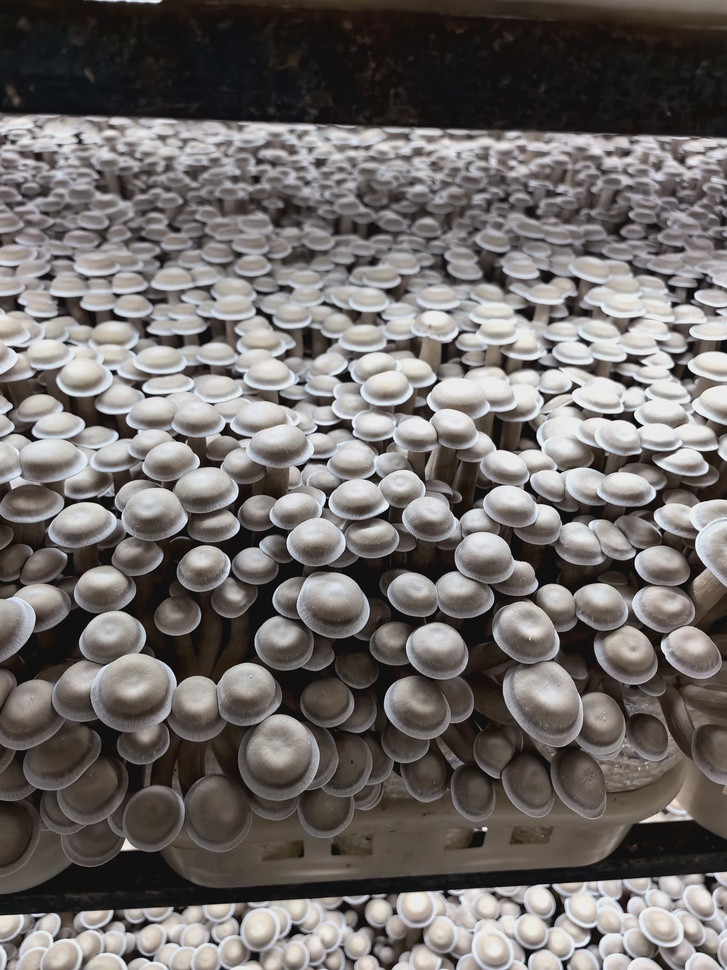
#> input picture data/m1.jpg, 727 x 970 px, shrunk from 3072 x 4096 before the run
$ python frame-stats.py ../../../data/m1.jpg
#> lines starting #> are read from the running program, lines starting #| are printed output that depends on the picture
"""把相机帧转成可判读的数字（模型读不了图时用；也可作为"相机还正常吗"的体检）。

## 这份分析能证明什么、不能证明什么（**别过度解读**）

- **能**：画面是"有结构的物体"还是"均匀背景"；有没有货架/框那种周期性格线；
  亮度是否落在相机工作区间（近黑/过曝都会让采图无效）；相机是否仍为黑白/红外（R≡G≡B）。
- **不能**：区分"有蘑菇"与"空托盘"——两者都有结构、都有横向格线。
  **"库房里有没有蘑菇"必须由人眼确认**，本脚本只回答"现在的画面长什么样"。

  2026-09-13 实测佐证这一点：滑块在原点（Y=0）与另一位置的两次抓帧，
  统计量几乎完全一致（均值 124.86 / 124.23，块间极差 67 / 66，横向周期 17.7× / 17.9×）
  ——**统计量分辨不出场景差异**，所以它不能当"有没有蘑菇"的判据。

用法：python3 frame-stats.py <图片路径> [<图片路径> ...]
"""

from __future__ import annotations

import sys
from pathlib import Path

import numpy as np
from PIL import Image


def block_means(gray: np.ndarray, rows: int = 6, cols: int = 8) -> np.ndarray:
    h, w = gray.shape
    out = np.zeros((rows, cols))
    for i in range(rows):
        for j in range(cols):
            tile = gray[i * h // rows:(i + 1) * h // rows, j * w // cols:(j + 1) * w // cols]
            out[i, j] = tile.mean()
    return out


def gradient_energy(gray: np.ndarray) -> float:
    """平均梯度幅值：结构越多（边缘越多）越大。均匀墙面会很低。"""
    gy, gx = np.gradient(gray.astype(np.float32))
    return float(np.hypot(gx, gy).mean())


def banding(gray: np.ndarray) -> tuple[float, str]:
    """横向格线的强度：货架/框的横档会在行均值序列里形成周期性起伏。"""
    row_mean = gray.mean(axis=1)
    cent = row_mean - row_mean.mean()
    spec = np.abs(np.fft.rfft(cent))
    # 只看"每张图 3–30 条横纹"这个量级（货架横档）
    lo, hi = max(1, len(spec) // 60), max(2, len(spec) // 6)
    band = spec[lo:hi]
    peak = float(band.max()) / (float(spec[1:].mean()) + 1e-9) if len(band) else 0.0
    verdict = "有横向周期结构（货架/框横档）" if peak > 6.0 else "无强横向周期结构"
    return peak, verdict


def report(path: str) -> None:
#> called with path = '../../../data/m1.jpg'
    img = Image.open(path)
#> img is the input picture: PIL image 727x970 RGB; mean R, G, B 110.9, 106.1, 104
    gray = np.asarray(img.convert("L"), dtype=np.float32)
    rgb = np.asarray(img.convert("RGB"), dtype=np.int16)
    h, w = gray.shape
#> h = 970; w = 727
    print(f"\n=== {Path(path).name} ===")
    print(f"尺寸 {w}×{h}   模式 {img.mode}")
#| 尺寸 727×970   模式 RGB
    print(f"灰度：均值 {gray.mean():7.2f}  标准差 {gray.std():7.2f}  "
          f"min {gray.min():.0f} max {gray.max():.0f}")
#| 灰度：均值  107.27  标准差   69.31  min 0 max 253
    dark = float((gray < 16).mean()) * 100
#> dark = 1.43
    blown = float((gray > 240).mean()) * 100
#> blown = 0.0415
    print(f"      近黑(<16) {dark:5.2f}%   近白(>240) {blown:5.2f}%")
#|       近黑(<16)  1.43%   近白(>240)  0.04%
    print(f"梯度能量（结构量）: {gradient_energy(gray):.2f}")
#> in gradient_energy, `gy, gx = np.gradient(gray.astype(np.float32))`:
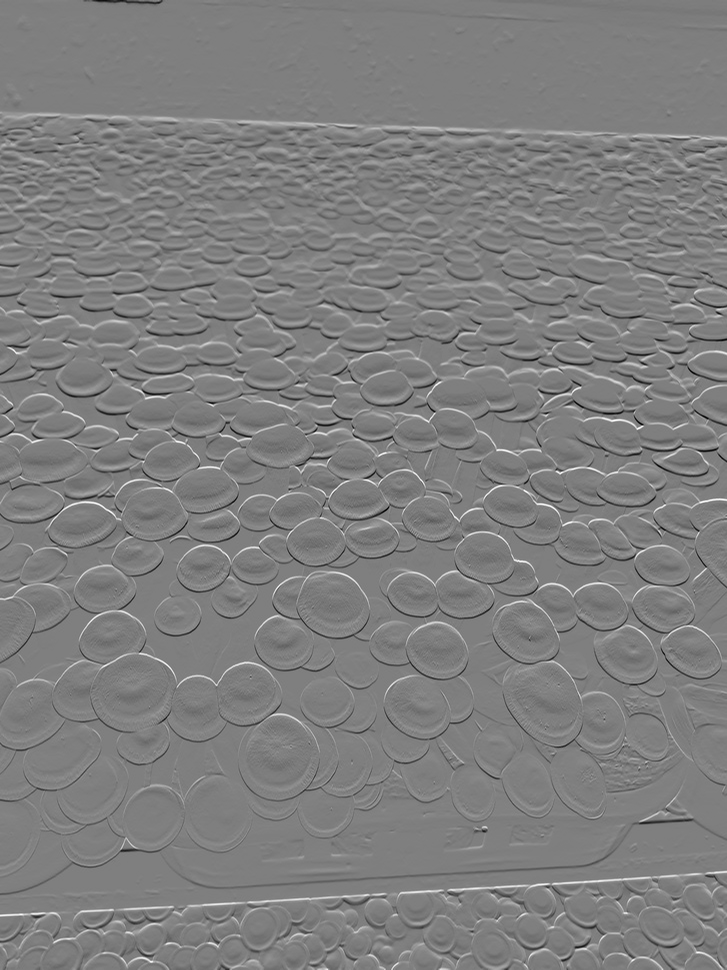
#> gy: shape (970, 727) float32; min -118.5, max 119, mean 0.1; drawn with min black and max white
#> in gradient_energy, `gy, gx = np.gradient(gray.astype(np.float32))`:
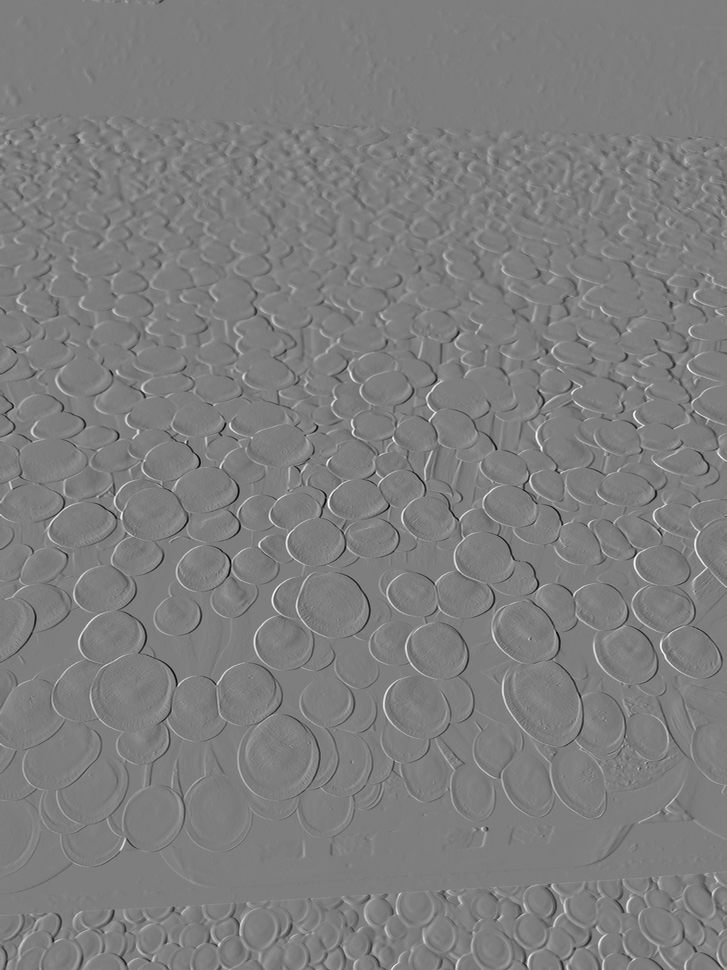
#> gx: shape (970, 727) float32; min -121.5, max 123.5, mean 0; drawn with min black and max white
#| 梯度能量（结构量）: 10.61
    peak, verdict = banding(gray)
#> in banding, `row_mean = gray.mean(axis=1)`: row_mean = 970 values, max 179.6 at index 143, min 19.62 at index 47, mean 107.3
#> in banding, `cent = row_mean - row_mean.mean()`: cent = 970 values, max 72.3 at index 143, min -87.64 at index 47, mean -3.78e-06
#> in banding, `spec = np.abs(np.fft.rfft(cent))`: spec = 486 values, max 18044 at index 1, min 0.00402 at index 0, mean 335
#> in banding, `lo, hi = max(1, len(spec) // 60), max(2, len(spec) // 6)`: lo = 8; hi = 81
#> in banding, `band = spec[lo:hi]`: band = 73 values, max 5508.3 at index 1, min 27.79 at index 9, mean 819.9
#> in banding, `peak = float(band.max()) / (float(spec[1:].mean()) + 1e-9) if len(band..`: peak = 16.41
#> in banding, `verdict = "有横向周期结构（货架/框横档）" if peak > 6.0 else "无强横向周期结构"`: verdict = '有横向周期结构（货架/框横档）'
#> peak = 16.41; verdict = '有横向周期结构（货架/框横档）'
    print(f"横向周期性: {peak:.1f}×  → {verdict}")
#| 横向周期性: 16.4×  → 有横向周期结构（货架/框横档）

    # 彩色通道是否相等（黑/红外相机通常 R≡G≡B）
    ch_diff = float(np.abs(rgb[:, :, 0] - rgb[:, :, 1]).mean()
                    + np.abs(rgb[:, :, 1] - rgb[:, :, 2]).mean())
#> ch_diff = 9.82
    print(f"通道差 |R-G|+|G-B| 均值: {ch_diff:.3f}  "
          f"→ {'黑白/红外（R≡G≡B）' if ch_diff < 1.0 else '有彩色信息'}")
#| 通道差 |R-G|+|G-B| 均值: 9.823  → 有彩色信息

    print("分块亮度（6 行 × 8 列，看空间分布是否均匀）:")
    bm = block_means(gray)
    for row in bm:
        print("   " + " ".join(f"{v:5.0f}" for v in row))
#> this loop made 6 passes
#> row on passes 1 to 6: [63.66, 63.24, 55.38, 55.11, 51.54, 47.77, 48.88, 54.3], [133.6, 123.8, 128.9, 123.9, 127.8, 127.1, 126.9, 134.8], [157.6, 156.1, 155.2, 153.9, 151.5, 151.6, 174.4, 164.6], [96.53, 105, 89.4, 121.4, 105.2, 115.9, 111.4, 123.2], [74.36, 86.61, 85.4, 74.81, 74.9, 71.62, 98.16, 90.57], [92.9, 89.83, 107.2, 109.8, 107.8, 131.6, 130.1, 120.9]
#|       64    63    55    55    52    48    49    54
#|      134   124   129   124   128   127   127   135
#|      158   156   155   154   152   152   174   165
#|       97   105    89   121   105   116   111   123
#|       74    87    85    75    75    72    98    91
#|       93    90   107   110   108   132   130   121
    spread = bm.max() - bm.min()
#> spread = 126.6
    print(f"块间极差 {spread:.0f} → "
          f"{'画面内有明显明暗分区（有物体/阴影）' if spread > 40 else '画面基本均匀'}")
#| 块间极差 127 → 画面内有明显明暗分区（有物体/阴影）


if __name__ == "__main__":
    if len(sys.argv) < 2:
        print(__doc__)
        raise SystemExit(2)
    for p in sys.argv[1:]:
        report(p)
